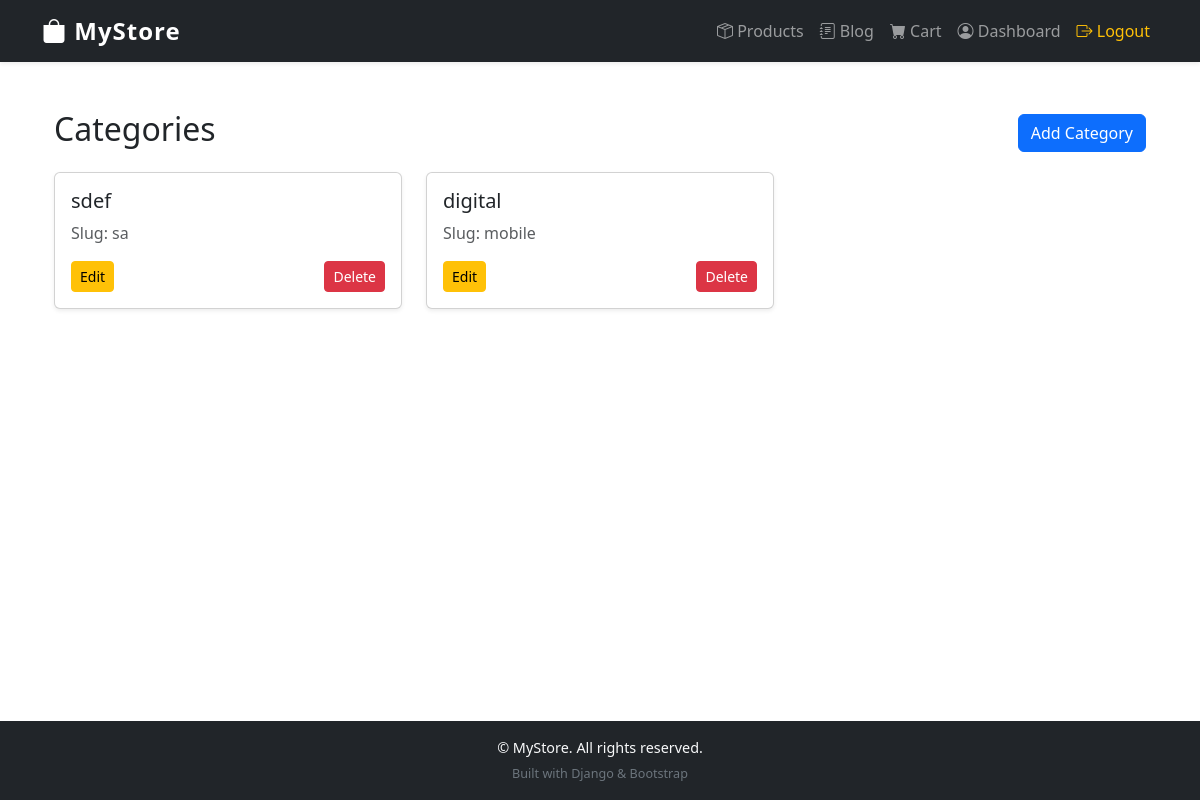
The page /store/categories/ (signed in) on the database as committed earlier.
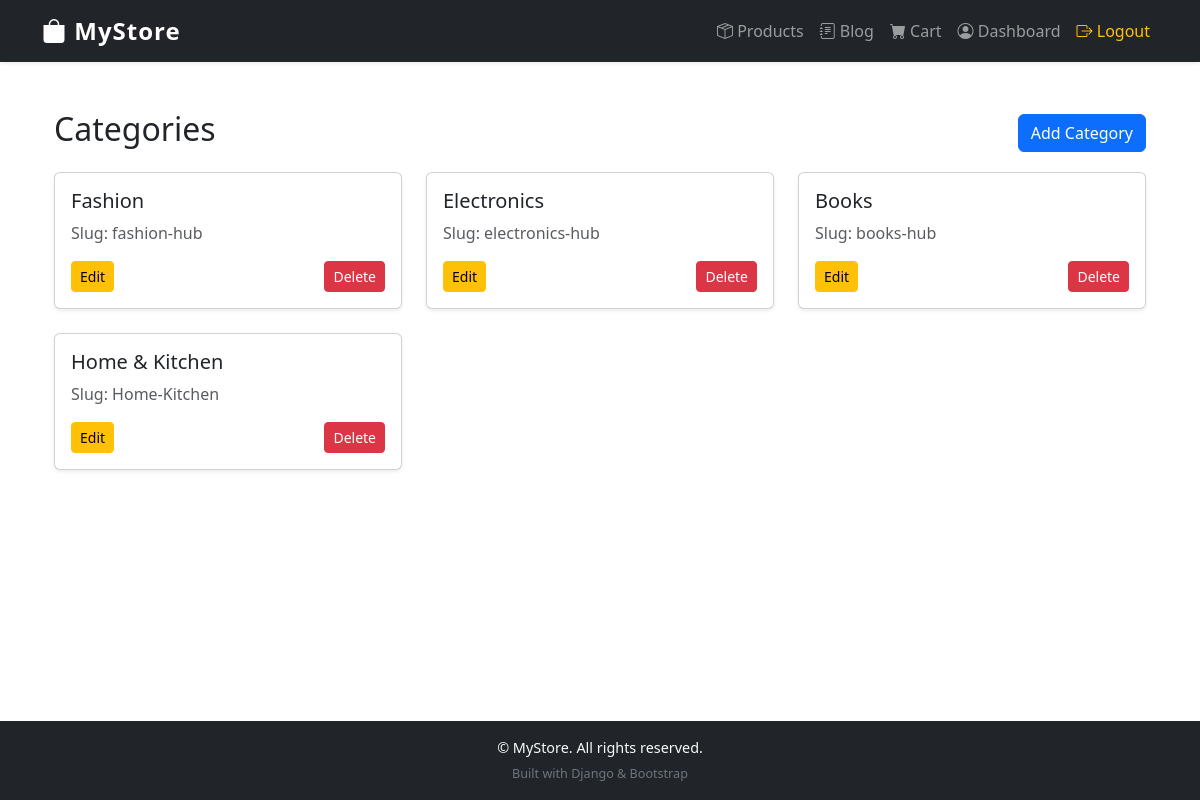
The same page on the database as committed later.
### store/models.py (models this page shows, shortened)
class Category(models.Model):
    name = models.CharField(max_length=255, unique=True)
    slug = models.SlugField(max_length=255, unique=True, blank=True)
    class Meta:
        verbose_name_plural = "Categories"

### store/views.py (the view)
# urls.py: path('categories/', views.category_list, name='category_list'),
@login_required(login_url='accounts:login')
def category_list(request):
    categories = Category.objects.all()
    return render(request, 'store/category_list.html', {'categories': categories})

### accounts/models.py (called while the page is built)
    @property
    def is_staff(self):
        return self.is_admin

### store/templates/store/category_list.html (shortened to what this page needs)
{% extends "base.html" %}
{% block content %}
<div class="container mt-4">
    <div class="d-flex justify-content-between align-items-center mb-3">
        <h2>Categories</h2>
        <a href="{% url 'store:category_create' %}" class="btn btn-primary">Add Category</a>
    </div>
    {% if categories %}
    <div class="row g-4">
        {% for category in categories %}
        <div class="col-md-4">
            <div class="card shadow-sm h-100">
                <div class="card-body d-flex flex-column">
                    <h5 class="card-title">{{ category.name }}</h5>
                    <p class="text-muted">Slug: {{ category.slug }}</p>
                    <div class="mt-auto d-flex justify-content-between">
                        <a href="{% url 'store:category_update' category.pk %}" class="btn btn-sm btn-warning">Edit</a>
                        <a href="{% url 'store:category_delete' category.pk %}" class="btn btn-sm btn-danger">Delete</a>
                    </div>
                </div>
            </div>
        </div>
        {% endfor %}
    </div>
    {% else %}
    <div class="alert alert-info text-center">No categories found.</div>
    {% endif %}
</div>
{% endblock %}

Rows that differ between the two databases and show on the page:
removed Category: name "digital", slug "mobile"
changed Category: name "sdef" → "Fashion"; slug "sa" → "fashion-hub"
added Category: name "Electronics", slug "electronics-hub"
added Category: name "Books", slug "books-hub"
added Category: name "Home & Kitchen", slug "Home-Kitchen"
